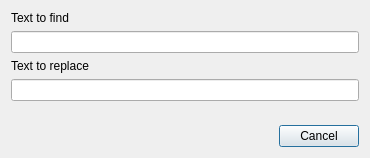
<?xml version="1.0" encoding="UTF-8"?>
<ui version="4.0">
 <class>ReplaceDialog</class>
 <widget class="QDialog" name="ReplaceDialog">
  <property name="geometry">
   <rect>
    <x>0</x>
    <y>0</y>
    <width>370</width>
    <height>158</height>
   </rect>
  </property>
  <property name="windowTitle">
   <string>Dialog</string>
  </property>
  <layout class="QVBoxLayout" name="verticalLayout">
   <item>
    <widget class="QLabel" name="label">
     <property name="text">
      <string>Text to find</string>
     </property>
    </widget>
   </item>
   <item>
    <widget class="QLineEdit" name="txtFind"/>
   </item>
   <item>
    <widget class="QLabel" name="label_2">
     <property name="text">
      <string>Text to replace</string>
     </property>
    </widget>
   </item>
   <item>
    <widget class="QLineEdit" name="txtReplace"/>
   </item>
   <item>
    <spacer name="verticalSpacer">
     <property name="orientation">
      <enum>Qt::Vertical</enum>
     </property>
     <property name="sizeHint" stdset="0">
      <size>
       <width>20</width>
       <height>40</height>
      </size>
     </property>
    </spacer>
   </item>
   <item>
    <widget class="QDialogButtonBox" name="buttonBox">
     <property name="orientation">
      <enum>Qt::Horizontal</enum>
     </property>
     <property name="standardButtons">
      <set>QDialogButtonBox::Cancel</set>
     </property>
    </widget>
   </item>
  </layout>
 </widget>
 <resources/>
 <connections>
  <connection>
   <sender>buttonBox</sender>
   <signal>accepted()</signal>
   <receiver>ReplaceDialog</receiver>
   <slot>accept()</slot>
   <hints>
    <hint type="sourcelabel">
     <x>248</x>
     <y>254</y>
    </hint>
    <hint type="destinationlabel">
     <x>157</x>
     <y>274</y>
    </hint>
   </hints>
  </connection>
  <connection>
   <sender>buttonBox</sender>
   <signal>rejected()</signal>
   <receiver>ReplaceDialog</receiver>
   <slot>reject()</slot>
   <hints>
    <hint type="sourcelabel">
     <x>316</x>
     <y>260</y>
    </hint>
    <hint type="destinationlabel">
     <x>286</x>
     <y>274</y>
    </hint>
   </hints>
  </connection>
 </connections>
</ui>
